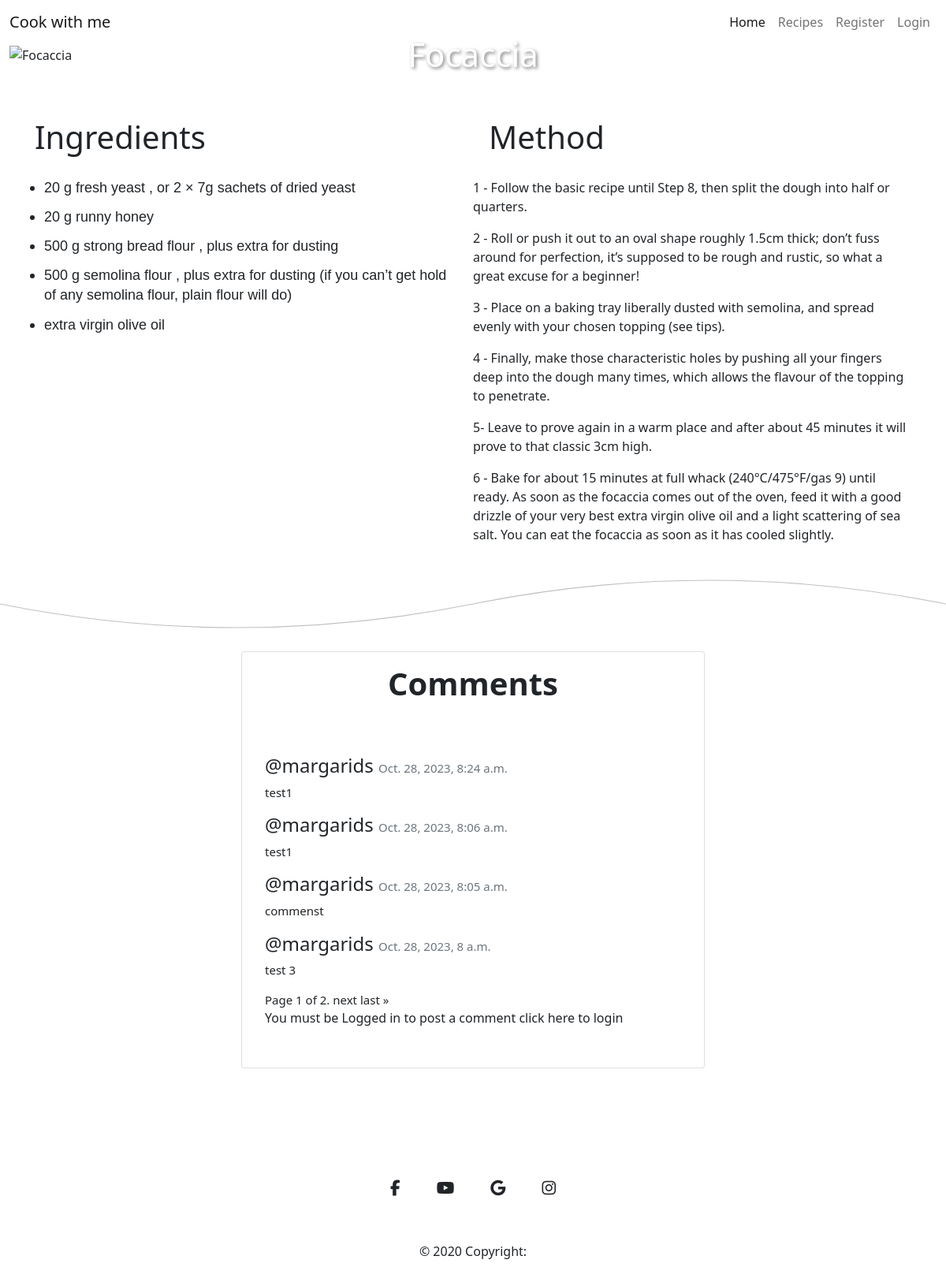
Page /recipes/4/ on the earlier database version.
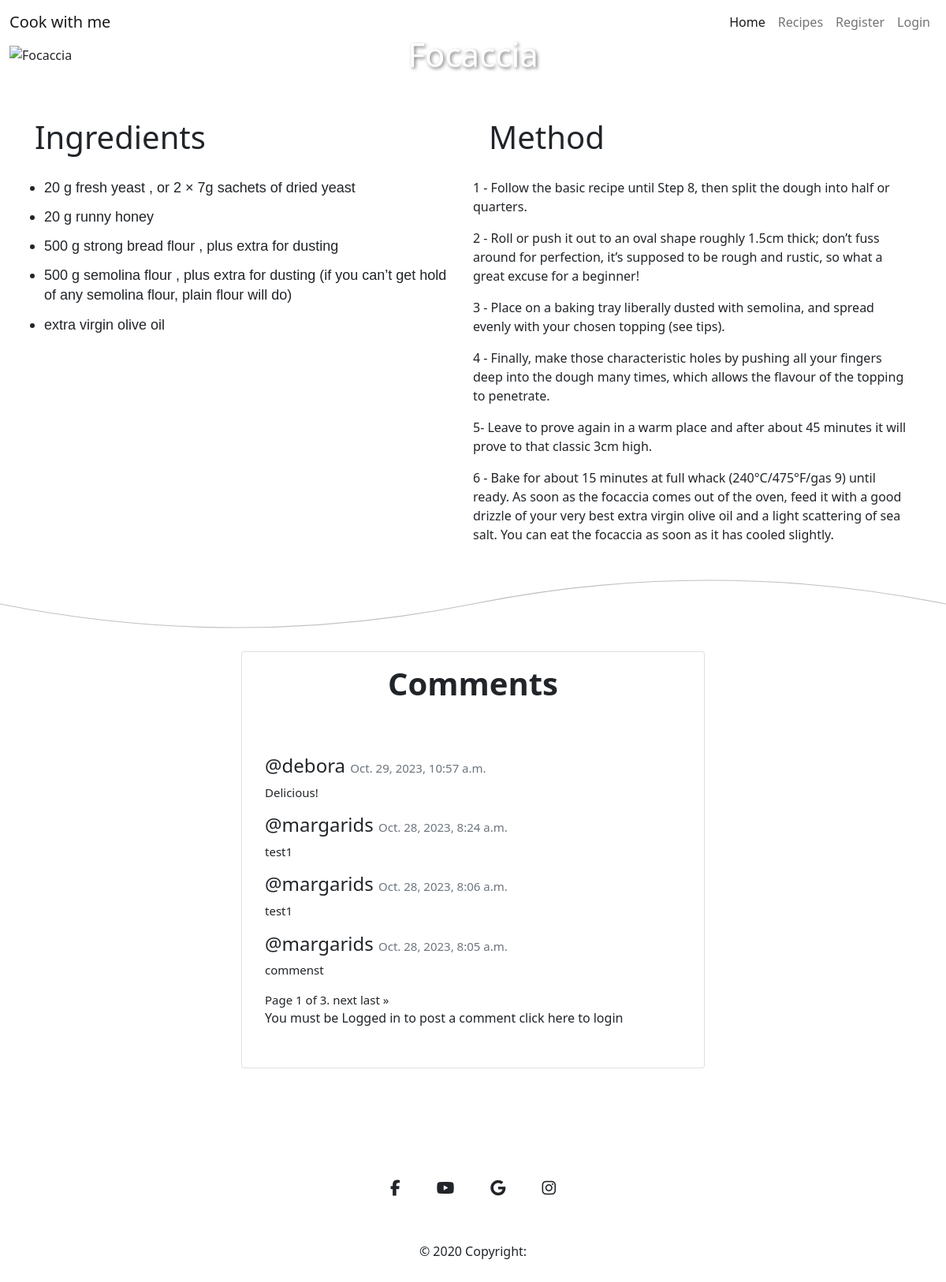
Same page on the later database version.
### cook_recipe/models.py (models this page shows, shortened)
class Recipe(models.Model):
    featured_image = CloudinaryField('image')
    recipe_image = CloudinaryField('image', null=True, blank=True)
    title = models.CharField(max_length=150, unique=True)
    created_date = models.DateTimeField(auto_now_add=True)
    content = models.TextField()
    content_method = models.TextField(default="Default content for method.")
    status = models.IntegerField(choices=STATUS, default=0)
    likes = models.ManyToManyField(User, related_name='recipes_likes', blank=True)

class Comment(models.Model):
    recipe = models.ForeignKey(Recipe, on_delete=models.CASCADE)
    user = models.ForeignKey(User, on_delete=models.CASCADE, null=True, blank=True)
    first_name = models.CharField(max_length=50, blank=True, null=True)
    last_name = models.CharField(max_length=50, blank=True, null=True)
    email = models.EmailField(max_length=50, blank=True, null=True)
    content_body = models.TextField(max_length=400)
    comment_approved = models.BooleanField(default=False)
    created_on = models.DateTimeField(auto_now_add=True)

### cook_recipe/views.py (the view, shortened to what this page needs)
# urls.py: path('recipes/<int:recipe_id>/', recipe_content, name='recipe_content'),
def recipe_content(request, recipe_id):
    recipe = get_object_or_404(Recipe, pk=recipe_id)
    comments = recipe.comment_set.all().order_by('-created_on')
    paginator = Paginator(comments, 4) # Show 4 comments per page
    page = request.GET.get('page')
    comments = paginator.get_page(page)
    form = CommentForm()
    return render(request, 'recipe_content.html', {'form':form, 'recipe':recipe, 'comments': comments})

### templates/recipe_content.html (shortened to what this page needs)
{% extends 'base.html' %}
{% load static%}
{% load crispy_forms_tags%}
{% block content %}
<div class="container-fluid">
    <div class="row">
        <div class="col-12 title-box">
            <img src="{{ recipe.recipe_image.url }}" alt="{{ recipe.title }}" class="img-fluid w-100">
            <h1>{{ recipe.title }}</h1>
        </div>
    </div>
</div>
<div class="container-fluid row mt-5">
        <div class="col-md-6">
            <h2>Ingredients</h2>
            {{ recipe.content|safe }}
        </div>
        <div class="col-md-6">
            <h2>Method</h2>
            {{ recipe.content_method|safe }}
        </div>
</div>
<svg xmlns="http://www.w3.org/2000/svg" viewBox="0 0 1000 100" preserveAspectRatio="none">
    <path d="M0 50 Q 250 100 500 50 T 1000 50" fill="none" stroke="silver" stroke-width="1"></path>
</svg>
<div class="row d-flex justify-content-center mt-100 mb-100">
    <div class="col-lg-6">
        <div class="card">
            <div class="card-body text-center">
                <h4 class="card-title fs-1">Comments</h4>
            </div>
            <div class="comment-widgets">
                <div class="d-flex flex-row comment-row m-t-0">
                    <div class="comment-text w-100">
                        {% for comment in comments %}
                             <h6 class="fs-4 mt-3">@{{ comment.user }} <span class="text-muted float-right">{{ comment.created_on }}</span></h6>
                             <span class="m-b-15 d-block">{{ comment.content_body }}</span>
                        {% endfor %}
                        <div class="pagination">
                            <span class="step-links">
                                <span class="current">
                                    Page {{ comments.number }} of {{ comments.paginator.num_pages }}.
                                </span>
                                {% if comments.has_next %}
                                    <a href="?page={{ comments.next_page_number }}">next</a>
                                    <a href="?page={{ comments.paginator.num_pages }}">last &raquo;</a>
                                {% endif %}
                            </span>
                        </div>
                        {% if user.is_authenticated %}
                            <h3>Add a Comment</h3>
                            <form method="post">
                                {% csrf_token %}
                                {{ form|crispy }}
                                <button type="submit" class="btn btn-success btn-sm mt-5">Publish</button>
                            </form>
                        {% else %}
                            <p>You must be Logged in to post a comment <a href="{% url 'account_login' %}">click here</a> to login </p>
                        {% endif %}
                    </div>
                </div>
            </div>
        </div>
    </div>
</div>
{% endblock %}

### templates/base.html (shortened to what this page needs)
{% load static%}
<!doctype html>
<html lang="en">
  <head>
    <link rel="stylesheet" href="{% static 'css/style.css' %}">
    <link href="https://cdn.jsdelivr.net/npm/bootstrap@5.0.2/dist/css/bootstrap.min.css" rel="stylesheet">
  </head>
  <body>
    <header>
        <section id="nav-section">
            <nav class="navbar navbar-expand-md navbar-light">
                <div class="container-fluid">
                    <a class="navbar-brand" href="{% url 'home' %}">Cook with me</a>
              <div class="nav-elements collapse navbar-collapse" id="navbarNav">
                <ul class="navbar-nav text-center ms-auto">
                  <li class="nav-item">
                    <a class="nav-link active" aria-current="page" href="{% url 'home' %}">Home</a>
                  </li>
                  <li class="nav-item">
                    <a class="nav-link" href="{% url 'recipes' %}">Recipes</a>
                  {% if user.is_authenticated %}
                  <li class="nav-item">
                    <a class="nav-link" href="{% url 'account_logout' %}">Logout</a>
                  </li>
                  {% else %}
                  <li class="nav-item">
                    <a class="nav-link" href="{% url 'account_signup' %}">Register</a>
                  </li>
                  <li class="nav-item">
                    <a class="nav-link" href="{% url 'account_login' %}">Login</a>
                  </li>
                  {% endif %}
                </ul>
              </div>
            </div>
            </nav>
          </section>
    </header>
    {% block content %}
    {% endblock %}
<div class="container my-5">
    <footer class="text-center text-white">
    <div class="container pt-4">
      <section class="mb-4">
        <a
          class="btn btn-link btn-floating btn-lg text-dark m-1"
          href="#!"
          role="button"
          data-mdb-ripple-color="dark"
          ><i class="fab fa-facebook-f"></i
        ></a>
        <a
          class="btn btn-link btn-floating btn-lg text-dark m-1"
          href="#!"
          role="button"
          data-mdb-ripple-color="dark"
          ><i class="fab fa-youtube"></i
        ></a>
        <a
          class="btn btn-link btn-floating btn-lg text-dark m-1"
          href="#!"
          role="button"
          data-mdb-ripple-color="dark"
          ><i class="fab fa-google"></i
        ></a>
        <a
          class="btn btn-link btn-floating btn-lg text-dark m-1"
          href="#!"
          role="button"
          data-mdb-ripple-color="dark"
          ><i class="fab fa-instagram"></i
        ></a>
      </section>
    </div>
    <div class="text-center text-dark p-3">
      © 2020 Copyright:
    </div>
  </footer>
  </div>
  </body>
</html>

### static/css/style.css (style rules this page uses)
* { margin: 0; padding: 0; border: 0; }
body { font-family: 'Montserrat', sans-serif; min-height: 100vh; height: auto; font-size: 16px; }
.title-box { position: relative; }
.title-box h1 { position: absolute; top: 50%; left: 50%; transform: translate(-50%, -50%); color: white; text-shadow: 2px 2px 4px rgba(0, 0, 0, 0.5); font-size: 3.5vw; }
.col-md-6 h2 { padding: 20px; font-size: 40px; }
.mt-100 { margin-top: 100px; }
.mb-100 { margin-bottom:100px; }
.card { position: relative; display: -webkit-box; display: -ms-flexbox; display: flex; -webkit-box-orient: vertical; -webkit-box-direction: normal; -ms-flex-direction: column; flex-direction: column; min-width: 0; word-wrap: break-word; background-color: #fff; background-clip: border-box ;border: 0px solid transparent; border-radius: 0px }
.card-body { -webkit-box-flex: 1; -ms-flex: 1 1 auto; flex: 1 1 auto; padding: 1.25rem; }
.card .card-title { position: relative; font-weight: 600; margin-bottom: 10px; font-size: 36px; }
.comment-widgets { position: relative; margin-bottom: 10px; }
.comment-widgets .comment-row { border-bottom: 1px solid transparent; ;padding: 14px; display: -webkit-box; display: -ms-flexbox; display: flex; margin: 10px 0; }
.comment-text span { font-size: 15px; }
.comment-text { padding-left: 15px; }
.m-b-15 { margin-bottom: 15px; }
.comment-text a { color: inherit; text-decoration: none; text-align: center; }

Differences in the rows shown:
no longer on this page (row unchanged): Comment: user "margarids", created_on "Oct. 28, 2023, 8 a.m.", content_body "test 3"
added Comment: user "debora", created_on "Oct. 29, 2023, 10:57 a.m.", content_body "Delicious!"
Other differences:
{{ comments.paginator.num_pages }}: "2" → "3"
